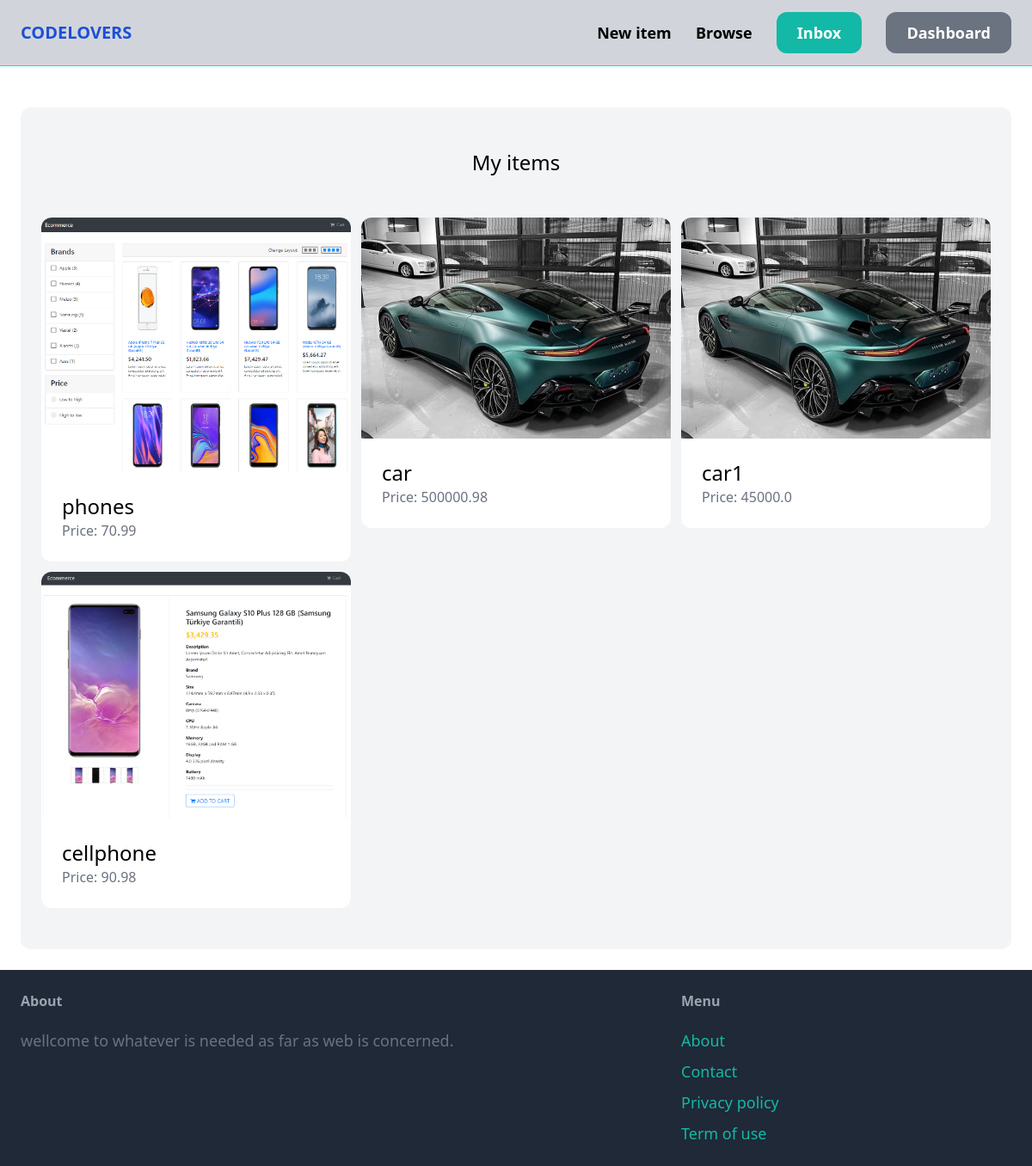
Page /dashboard/ (signed in) on the earlier database version.
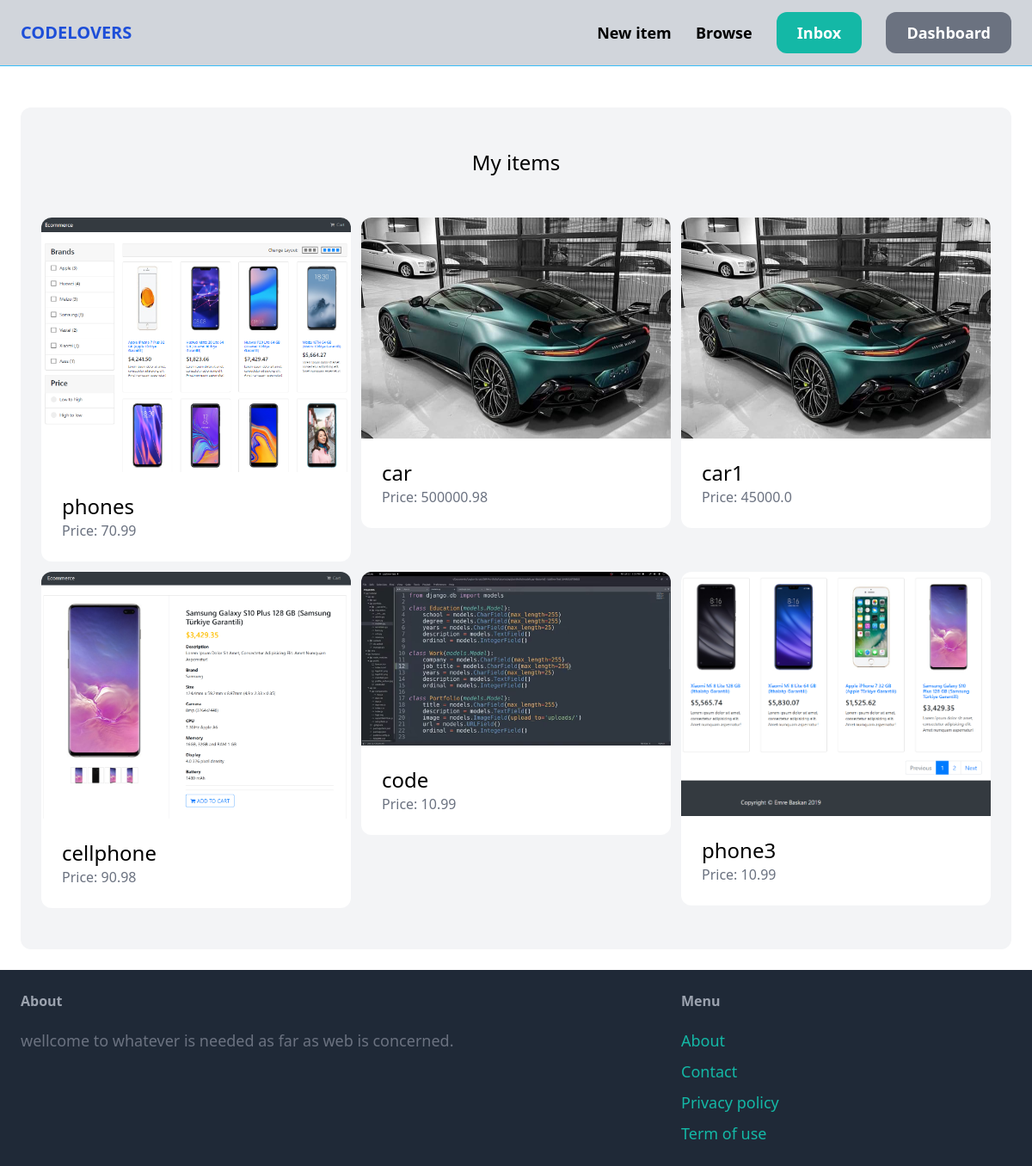
Same page on the later database version.
### item/models.py (models this page shows, shortened)
class Item(models.Model):
    category = models.ForeignKey(Category, related_name='items', on_delete=models.CASCADE)
    name = models.CharField(max_length=255)
    description = models.TextField(blank=True, null=True)
    price = models.FloatField()
    image = models.ImageField(upload_to='item_images', blank=True, null=True)
    is_sold = models.BooleanField(default=False)
    created_by = models.ForeignKey(User, related_name='items', on_delete=models.CASCADE)
    created_at = models.DateTimeField(auto_now_add=True)

### dashboard/views.py (the view)
# urls.py: path('', views.index, name='index'),
@login_required
def index(request):
    items = Item.objects.filter(created_by=request.user)
    return render(request, 'dashboard/index.html', {
        'items': items,
    })

### dashboard/templates/dashboard/index.html (shortened to what this page needs)
{% extends 'core/base.html' %}
{% block content %}
    <div class="mt-6 px-6 py-12 bg-gray-100 rounded-xl">
        <h2 class="mb-12 text-2xl text-center">My items</h2>
        <div class="grid grid-cols-3 gap-3">
            {% for item in items %}
                <div>
                    <a href="{% url 'item:detail' item.id %}">
                        <div>
                            <img src="{{ item.image.url }}" class="rounded-t-xl">
                        </div>
                        <div class="p-6 bg-white rounded-b-xl">
                            <h2 class="text-2xl">{{ item.name }}</h2>
                            <p class="text-gray-500">Price: {{ item.price }}</p>
                        </div>
                    </a>
                </div>
            {% endfor %}
        </div>
    </div>
{% endblock %}

Differences in the rows shown:
added Item: image (picture), name "code", price "10.99"
added Item: image (picture), name "phone3", price "10.99"
